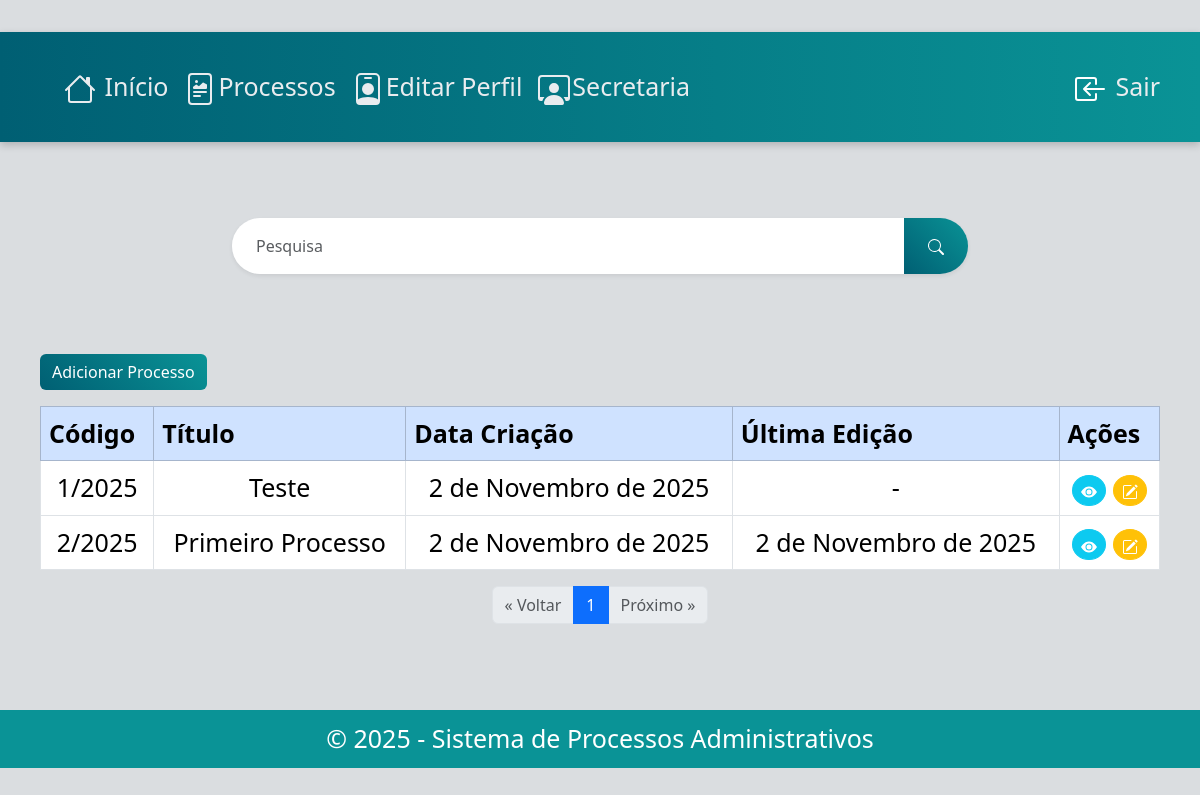
The app's page /processo/ (signed in), older data.
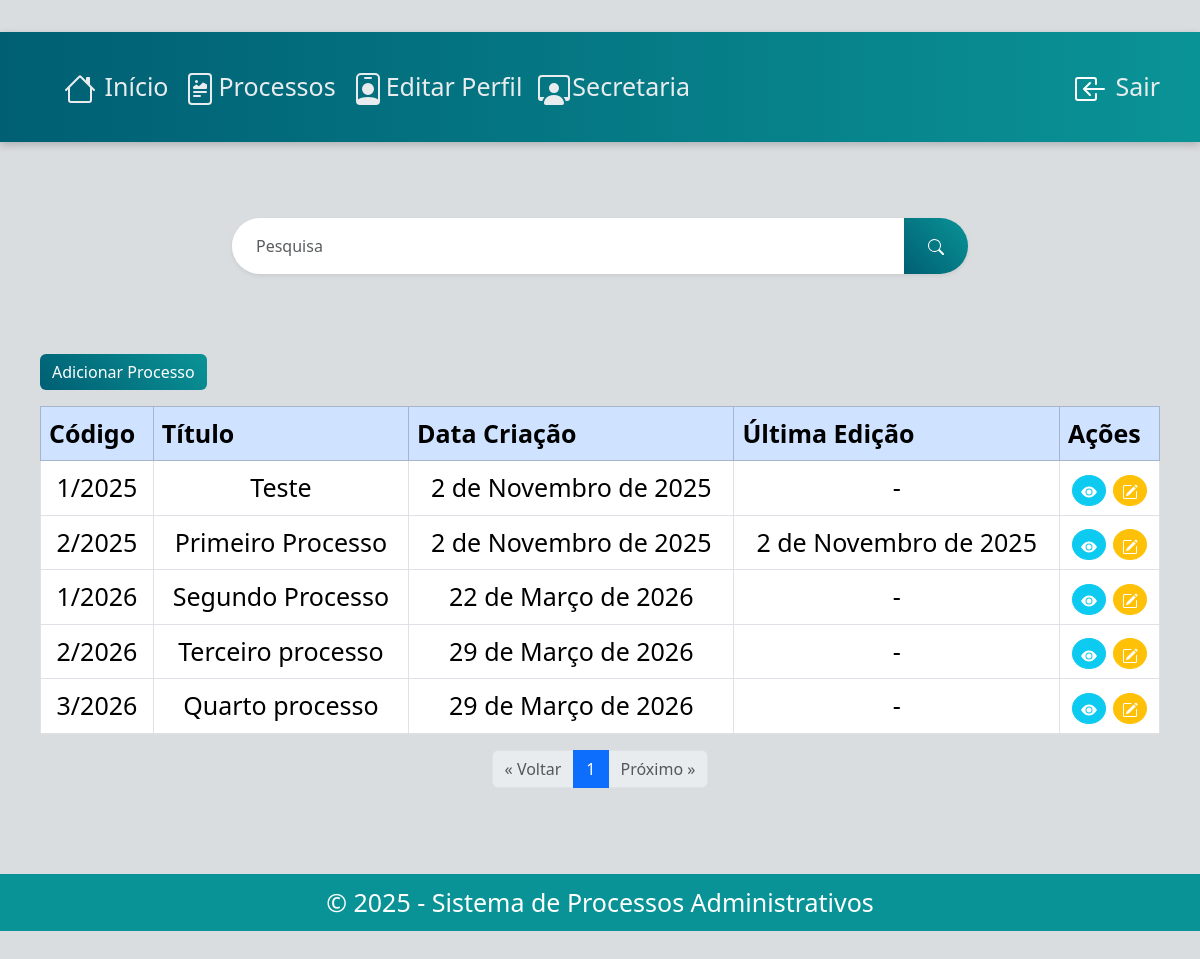
The same page, newer data.
### processo/models.py (models this page shows, shortened)
class PessoaProcesso(models.Model):
    codigo = models.CharField(max_length=6)
    pessoa = models.ForeignKey(Pessoa, on_delete=models.CASCADE)
    processo = models.ForeignKey(Processo, on_delete=models.CASCADE)
    data_inicio = models.DateField(auto_now_add=True)
    data_termino = models.DateField(null=True)

class Processo(models.Model):
    titulo = models.CharField(max_length=100)
    data_criacao = models.DateField(auto_now_add=True)
    data_edicao = models.DateField(null=True, blank=True)
    descricao = models.TextField()

### processo/views.py (the view, shortened to what this page needs)
# urls.py: path('', views.listar_processos, name='lista_processos'),
@login_required
def listar_processos(request):
    processos_query = (
        PessoaProcesso.objects
        .values('processo')
        .annotate(ultimo_id=Max('id'))
    )
    ids = [p['ultimo_id'] for p in processos_query]
    processos = PessoaProcesso.objects.filter(id__in=ids)
    paginator = Paginator(processos, 10)
    page_number = request.GET.get('page')
    page_obj = paginator.get_page(page_number)
    return render(request, 'processo/lista_processos.html', {'page_obj': page_obj})

### processo/templates/processo/lista_processos.html (shortened to what this page needs)
{% extends "base.html" %}
{% load static %}
{% block content %}
        <div class="form-container">
            <form method="post">
                <div class="input-group mb-3 shadow-sm rounded-pill overflow-hidden">
                    <input type="text" class="form-control border-0 py-3 px-4" name="palavra" placeholder="Pesquisa" aria-label="Search term">
                    <button class="btn btn-primary px-4 search-btn" type="submit">
                        <img src="{% static "icons/search.svg" %}" class="bi bi-search animated-icon"></img>
                    </button>
                </div>
            </form>
        </div>
{% if user.is_authenticated %}
  {% if user.groups.all.0.name == "Funcionario" or user.groups.all.0.name == "Administrador" %}
    <a class="btn btn-primary mb-3" href="{% url 'adicionar_processo' %}">Adicionar Processo</a>
  {% endif %}
{% endif %}
<table class="table table-bordered">
    <thead class="table-primary">
        <tr>
            <th>Código</th>
            <th>Título</th>
            <th>Data Criação</th>
            <th>Última Edição</th>
            <th>Ações</th>
        </tr>
    </thead>
    <tbody>
        {% for processo in page_obj %}
          <td>{{ processo.codigo }}</td>
          <td>{{ processo.processo.titulo }}</td>
          <td>{{ processo.processo.data_criacao }}</td>
          <td>{{ processo.processo.data_edicao|default:"-" }}</td>
              <td>
                  {% if user.is_authenticated %}
                      {% if user.groups.all.0.name == "Funcionario"%}
                                  <a class="btn btn-info btn-sm redondo" href="{% url 'detalhe_processo' processo.processo.id %}">
                                      <svg xmlns="http://www.w3.org/2000/svg" width="16" height="16" fill="currentColor" class="bi bi-eye-fill" viewBox="0 0 16 16">
                                          <path d="M10.5 8a2.5 2.5 0 1 1-5 0 2.5 2.5 0 0 1 5 0"/>
                                          <path d="M0 8s3-5.5 8-5.5S16 8 16 8s-3 5.5-8 5.5S0 8 0 8m8 3.5a3.5 3.5 0 1 0 0-7 3.5 3.5 0 0 0 0 7"/>
                                      </svg>
                                  </a>
                                  <a class="btn btn-warning btn-sm redondo" href="{% url 'editar_processo' processo.processo.id %}">
                                  </a>
                              {% endif %}
                      {% endif %}
              </td>
        {% endfor %}
    </tbody>
</table>
<nav aria-label="Page navigation">
  <ul class="pagination justify-content-center">
    {% if page_obj.has_previous %}
      <li class="page-item">
        <a class="page-link" href="?page={{ page_obj.previous_page_number }}" aria-label="Previous">
          &laquo; Voltar
        </a>
      </li>
    {% else %}
      <li class="page-item disabled">
        <span class="page-link">&laquo; Voltar</span>
      </li>
    {% endif %}
    {% for num in page_obj.paginator.page_range %}
      {% if page_obj.number == num %}
        <li class="page-item active"><span class="page-link">{{ num }}</span></li>
      {% elif num > page_obj.number|add:'-3' and num < page_obj.number|add:'3' %}
        <li class="page-item"><a class="page-link" href="?page={{ num }}">{{ num }}</a></li>
      {% endif %}
    {% endfor %}
    {% if page_obj.has_next %}
      <li class="page-item">
        <a class="page-link" href="?page={{ page_obj.next_page_number }}" aria-label="Next">
          Próximo &raquo;
        </a>
      </li>
    {% else %}
      <li class="page-item disabled">
        <span class="page-link">Próximo &raquo;</span>
      </li>
    {% endif %}
  </ul>
</nav>
{% endblock %}

### templates/base.html (shortened to what this page needs)
{% load static %}
<!DOCTYPE html>
<html lang="pt-br">
<head>
    <link rel="stylesheet" href="https://cdn.jsdelivr.net/npm/bootstrap@5.3.2/dist/css/bootstrap.min.css">
    <link rel="stylesheet" href="{% static 'processo/style.css' %}">
    <link rel="stylesheet" href="{% static 'style.css' %}">
</head>
<body>
    <nav class="navbar navbar-expand-lg navbar-dark mb-4">
        <div class="container-fluid">
            <div class="collapse navbar-collapse" id="menu">
                <ul class="navbar-nav me-auto">
                    <li class="nav-item"><a class="nav-link" href="/">
                         Início
                        </a>
                    </li>
                    {% if user.is_authenticated %}
                    <li class="nav-item"><a class="nav-link" href="{% url 'lista_processos' %}">
                        Processos</a></li>
                        {% if user.groups.all.0.name == "Funcionario" or user.groups.all.0.name == "Administrador" %}
                         <li class="nav-item"><a class="nav-link" href="{% url 'editar_funcionario' request.user.id %}">
                        Editar Perfil</a></li>
                        <li class="nav-item"><a class="nav-link" href="{% url 'lista_secretaria'%}">
                            Secretaria</a></li>
                        {% endif %}
                </ul>
                <ul class="navbar-nav">
                    <li class="nav-item">
                        <form method="post" action="{% url 'logout' %}" class="d-inline">
                            <button type="submit" class="nav-link btn btn-link text-light p-0" style="text-decoration: none;">
                                Sair
                            </button>
                        </form>
                    </li>
                    {% endif %}
                </ul>
            </div>
        </div>
    </nav>
    <div class="container-fluid">
        {% block content %}{% endblock %}
    </div>
    <footer>
        &copy; {{ year|default:"2025" }} - Sistema de Processos Administrativos
    </footer>
</body>
</html>

### processo/static/processo/style.css (style rules this page uses)
body { background-color: #f8f9fa; padding: 2rem 0; font-size: 25px; }
.form-container { max-width: 800px; margin: 0 auto; padding: 2rem; border-radius: 10px; margin-bottom: 2rem; }
.search-btn { transition: all 0.3s; }
.animated-icon { transition: all 0.3s; }
.search-btn img { filter: invert(1); }
.btn svg { color: white; }
.redondo { border-radius: 100%; }

### static/style.css (style rules this page uses)
body { background-color: #dadde0ff; font-family: 'Segoe UI', sans-serif; }
.navbar { background: linear-gradient(90deg, #005f73, #0a9396); box-shadow: 0 3px 8px rgba(0, 0, 0, 0.2); }
.nav-link { color: #e9ecef !important; transition: 0.3s; }
.table thead { background-color: #0a9396; color: #fff; }
.btn-primary { background: linear-gradient(45deg, #005f73, #0a9396); border: none; }
footer { text-align: center; padding: 10px; background: #0a9396; color: #fff; margin-top: 50px; }
.container-fluid { padding: 20px 40px; }
.navbar svg { margin-right: 2px; }
table tbody td { text-align: center; }

Row changes from the older to the newer data that the page shows:
added PessoaProcesso: codigo "1/2026", processo.titulo "Segundo Processo", processo.data_criacao "22 de Março de 2026", processo.data_edicao "-"
added PessoaProcesso: codigo "2/2026", processo.titulo "Terceiro processo", processo.data_criacao "29 de Março de 2026", processo.data_edicao "-"
added PessoaProcesso: codigo "3/2026", processo.titulo "Quarto processo", processo.data_criacao "29 de Março de 2026", processo.data_edicao "-"
